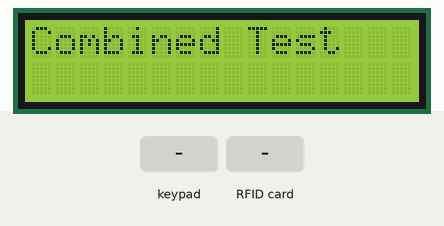
A sketch run on a simulated ESP32. Shown: 16×2 character LCD. Inputs (shaded band) come from the test bench. What the sketch prints to the serial monitor is not drawn.

Above: at 0.1 s.
2.4 s: keypad keys 3 2 3 3 2 5 pressed 0.4 s apart
At 2.8 s:
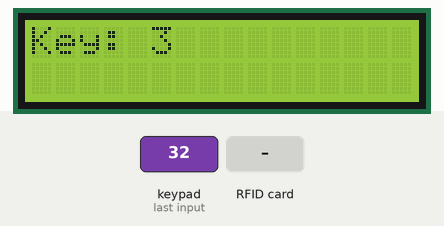
6.3 s: RFID card 5E 7A 19 C4 held to the reader
At 7.3 s:
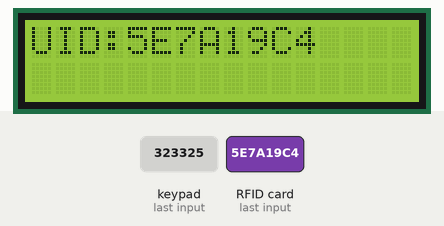
9.3 s: key '1' pressed
At 9.7 s:
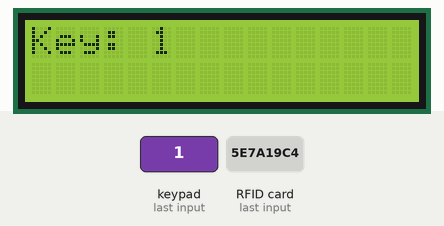
11.3 s: keypad keys 2 6 2 7 1 4 pressed 0.4 s apart
At 11.7 s:
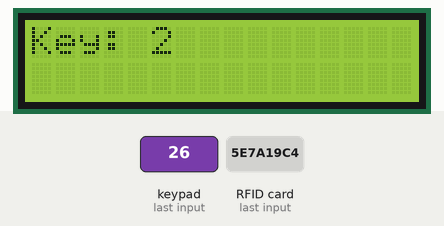
Timing chart, 0 to 14.3 s (numbered marks = the images above; inputs shaded):
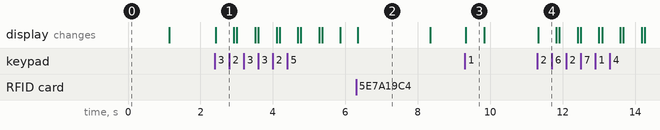

Measured:
- after the input at 2.4 s, the display: changes at once (image 1)
- after the input at 6.3 s, the display: changes at once (image 2)
- after the input at 9.3 s, the display: changes at once (image 3)
- after the input at 11.3 s, the display: changes at once (image 4)
- what the display in image 2 shows lasts 2.0 s, from 6.3 s to 8.3 s
- what the display in image 3 shows lasts 0.5 s, from 9.3 s to 9.8 s

The sketch:

combined_test.ino
```cpp
#include <Wire.h>
#include <SPI.h>
#include <MFRC522.h>
#include <LiquidCrystal_I2C.h>
#include <Keypad.h>

// Pins
#define LCD_ADDR 0x27
#define LCD_COLS 16
#define LCD_ROWS 2
#define SDA_PIN 21
#define SCL_PIN 22

#define RST_PIN 17
#define SS_PIN 5

const byte ROWS_ALL = 3;
const byte COLS_ALL = 3;
byte rowPinsAll[ROWS_ALL] = {32, 33, 25};
byte colPinsAll[COLS_ALL] = {26, 27, 14};
char keysAll[ROWS_ALL][COLS_ALL] = {
  {'1','2','3'},
  {'4','5','6'},
  {'7','8','9'}
};

LiquidCrystal_I2C lcd(LCD_ADDR, LCD_COLS, LCD_ROWS);
MFRC522 rfid(SS_PIN, RST_PIN);
Keypad keypadAll(makeKeymap(keysAll), rowPinsAll, colPinsAll, ROWS_ALL, COLS_ALL);

void setup() {
  Serial.begin(115200);

  // LCD init
  Wire.begin(SDA_PIN, SCL_PIN);
  lcd.init();
  lcd.backlight();
  lcd.clear();
  lcd.setCursor(0, 0);
  lcd.print("Combined Test");

  // RFID init
  SPI.begin(18, 19, 23, SS_PIN);
  rfid.PCD_Init();

  // Keypad init
  for (byte i = 0; i < ROWS_ALL; i++) pinMode(rowPinsAll[i], INPUT_PULLUP);
  for (byte j = 0; j < COLS_ALL; j++) { pinMode(colPinsAll[j], OUTPUT); digitalWrite(colPinsAll[j], HIGH); }

  delay(1000);
  lcd.clear();
}

void loop() {
  // Keypad
  char c = keypadAll.getKey();
  if (c) {
    lcd.clear();
    lcd.setCursor(0, 0);
    lcd.print("Key: "); lcd.print(c);
    Serial.print("Key: "); Serial.println(c);
    delay(500);
    lcd.clear();
  }

  // RFID
  if (rfid.PICC_IsNewCardPresent() && rfid.PICC_ReadCardSerial()) {
    lcd.clear();
    lcd.setCursor(0, 0);
    lcd.print("UID:");
    for (byte i = 0; i < rfid.uid.size; i++) {
      lcd.print(rfid.uid.uidByte[i] < 0x10 ? "0" : "");
      lcd.print(rfid.uid.uidByte[i], HEX);
    }
    Serial.print("RFID UID: ");
    for (byte i = 0; i < rfid.uid.size; i++) {
      Serial.print(rfid.uid.uidByte[i] < 0x10 ? "0" : "");
      Serial.print(rfid.uid.uidByte[i], HEX);
    }
    Serial.println();
    delay(2000);
    lcd.clear();
  }
}
```
